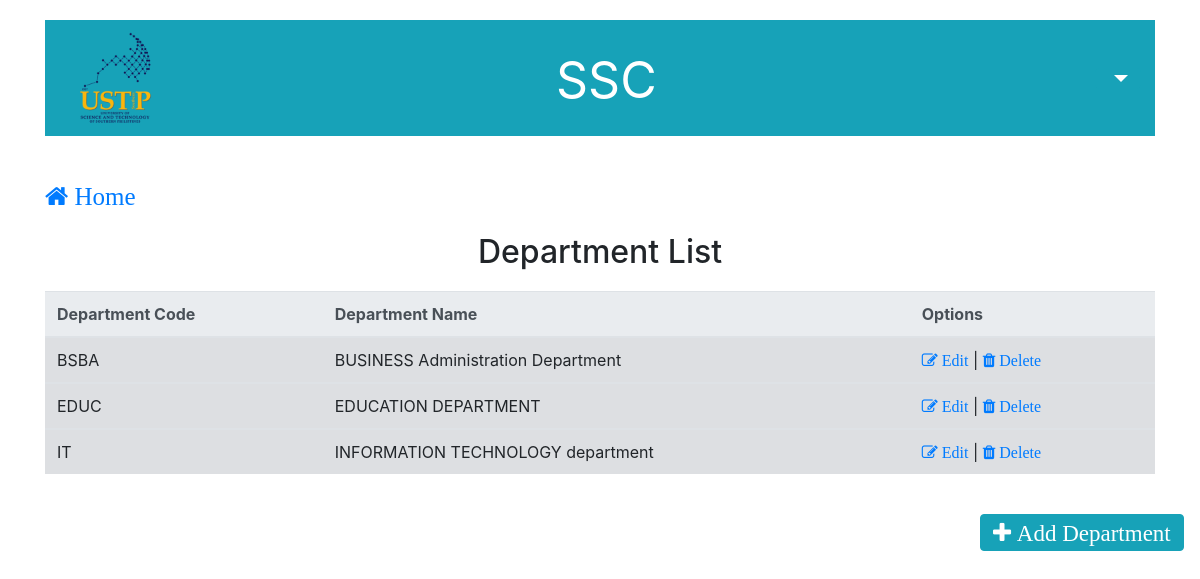
Screenshot of /department_list.php with the database file from the repository.
### tables this page shows
CREATE TABLE `department` (
  `department_code` char(10) NOT NULL,
  `department_name` varchar(100) NOT NULL
);

### department_list.php (the view, shortened to what this page needs)
<?php include('server.php')?>
<html>
<head>
	<link rel = "stylesheet" href = "bootstrap/css/bootstrap.min.css">
	<link rel = "stylesheet" href = "font-awesome-4.7.0/font-awesome-4.7.0/css/font-awesome.min.css">
</head>
<body>
<div class="container">
	<nav class="navbar navbar-expand-lg navbar-dark bg-info" style="margin-top:20px">
		<nav class="collapse navbar-collapse" id="navbarText">
				<img src="1.png" width="100" height="100" alt="" style="margin-left:5px">
		    <ul class="navbar-nav mr-auto">
		      <li class="nav-item active">
		        <a class="nav-link" href="index.php" style="font-size:50px; margin-top:5px; margin-left:382px">SSC<span class="sr-only">(current)</span></a>
		      </li>
			</ul>
			<div class="btn-group" style="margin-left:430px" height="100px">
				<button type="button" class="btn btn-info dropdown-toggle" data-toggle="dropdown" aria-haspopup="true" aria-expanded="false" style="font-size:25px;">
				</button>
			</div>
</div>
		<div class="container"><br/><br/>
		<a class="fa fa-home" href="index.php" style="font-size:25px"> Home</a><br/><br/>
		<center><h2>Department List</h2></center>
		<?php $results = mysqli_query($db, "SELECT * FROM department WHERE department.department_code = department.department_code"); ?>
			<table class="table table-secondary" style="margin-top:20px">
			<thead class="thead-light">
				<tr class="success">
				<th scope="col">Department Code</th>
				<th scope="col">Department Name</th>
				<th scope="col">Options</th>
				</tr>
			</thead>
			<?php while ($row = mysqli_fetch_array($results)){ ?>
			<tbody>
				<tr>
				<td><?php echo $row['department_code']?></td>
				<td><?php echo $row['department_name']?></td>
				<td><a class="fa fa-edit" href="department_update.php?edit1=<?php echo $row['department_code']; ?>"> Edit</a> | <a class="fa fa-trash" href ="#" data-toggle="modal" data-target="#exampleModal"> Delete</a></td>
				</tr>
			</tbody>
			 <?php }
			 ?>
			</table><br/>
			<a href = "department_add.php"><button type="button" class="btn btn-info fa fa-plus" style="font-size: 23px; margin-left:935px"> Add Department</button></a></li>
		</div>
</body>
</html>

### rows the page displays
department: department_code "BSBA", department_name "BUSINESS Administration Department"
department: department_code "EDUC", department_name "EDUCATION DEPARTMENT"
department: department_code "IT", department_name "INFORMATION TECHNOLOGY department"
